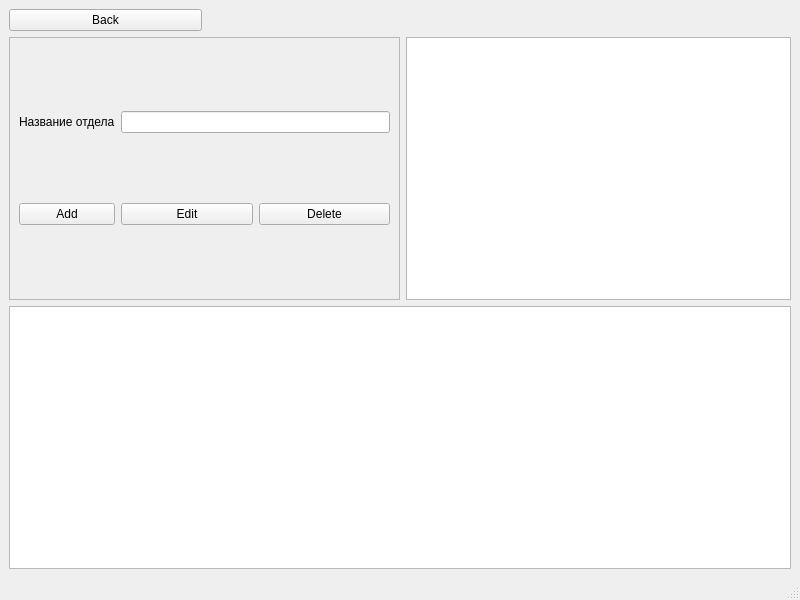
<?xml version="1.0" encoding="UTF-8"?>
<ui version="4.0">
 <class>DepartmentWindow</class>
 <widget class="QMainWindow" name="DepartmentWindow">
  <property name="geometry">
   <rect>
    <x>0</x>
    <y>0</y>
    <width>800</width>
    <height>600</height>
   </rect>
  </property>
  <property name="windowTitle">
   <string>Отделы</string>
  </property>
  <widget class="QWidget" name="centralwidget">
   <layout class="QGridLayout" name="gridLayout_2">
    <item row="0" column="0">
     <widget class="QPushButton" name="btnBack">
      <property name="text">
       <string>Back</string>
      </property>
     </widget>
    </item>
    <item row="0" column="1" colspan="3">
     <spacer name="horizontalSpacer">
      <property name="orientation">
       <enum>Qt::Horizontal</enum>
      </property>
      <property name="sizeHint" stdset="0">
       <size>
        <width>40</width>
        <height>20</height>
       </size>
      </property>
     </spacer>
    </item>
    <item row="1" column="0" colspan="2">
     <widget class="QFrame" name="frame">
      <property name="frameShape">
       <enum>QFrame::StyledPanel</enum>
      </property>
      <property name="frameShadow">
       <enum>QFrame::Raised</enum>
      </property>
      <layout class="QGridLayout" name="gridLayout">
       <item row="0" column="0">
        <widget class="QLabel" name="labelDepartmentName">
         <property name="text">
          <string>Название отдела</string>
         </property>
        </widget>
       </item>
       <item row="0" column="1">
        <widget class="QLineEdit" name="leDepartmentName"/>
       </item>
       <item row="1" column="0">
        <widget class="QPushButton" name="btnAdd">
         <property name="text">
          <string>Add</string>
         </property>
        </widget>
       </item>
       <item row="1" column="1">
        <layout class="QHBoxLayout" name="horizontalLayout">
         <item>
          <widget class="QPushButton" name="btnEdit">
           <property name="text">
            <string>Edit</string>
           </property>
          </widget>
         </item>
         <item>
          <widget class="QPushButton" name="btnDelete">
           <property name="text">
            <string>Delete</string>
           </property>
          </widget>
         </item>
        </layout>
       </item>
      </layout>
     </widget>
    </item>
    <item row="1" column="2" colspan="2">
     <widget class="QTableWidget" name="tableWidget"/>
    </item>
    <item row="2" column="0" colspan="4">
     <widget class="QTextEdit" name="teResult">
      <property name="readOnly">
       <bool>true</bool>
      </property>
     </widget>
    </item>
   </layout>
  </widget>
  <widget class="QMenuBar" name="menubar"/>
  <widget class="QStatusBar" name="statusbar"/>
 </widget>
 <resources/>
 <connections/>
</ui>
